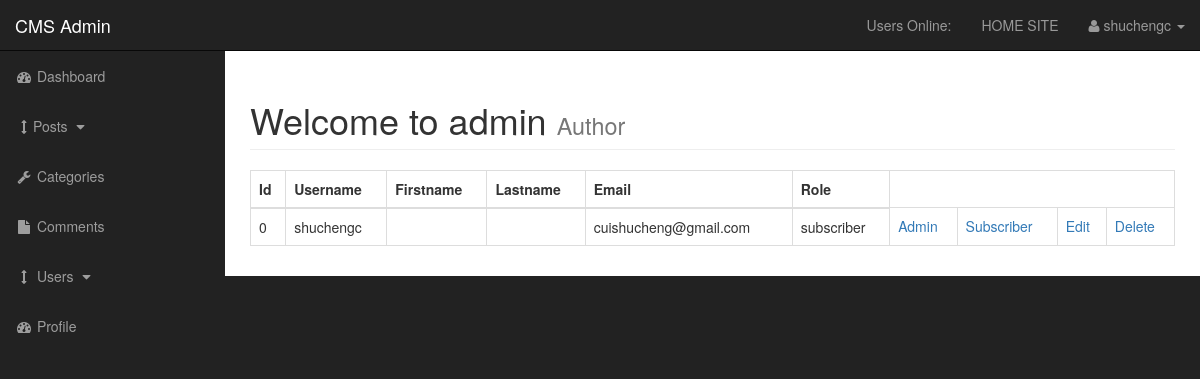
The page /admin/users.php (signed in) on the database its author committed.
### tables this page shows
CREATE TABLE `users` (
  `user_id` int(3) NOT NULL,
  `username` varchar(255) NOT NULL,
  `user_password` varchar(255) NOT NULL,
  `user_firstname` varchar(255) NOT NULL,
  `user_lastname` varchar(255) NOT NULL,
  `user_email` varchar(255) NOT NULL,
  `user_image` text NOT NULL,
  `user_role` varchar(255) NOT NULL,
  `randSalt` varchar(255) NOT NULL DEFAULT '$2y$10$iusesomecrazystrings22'
);

### admin/includes/view_all_users.php (the view, shortened to what this page needs)
<table class="table table-bordered table-hover">
    <thead>
        <tr>
            <th>Id</th>
            <th>Username</th>
            <th>Firstname</th>
            <th>Lastname</th>
            <th>Email</th>
            <th>Role</th>
        </tr>
    </thead>
    <tbody>
    <?php
        $query = "SELECT * FROM users";
        $select_users = mysqli_query($connection,$query);
        while($row = mysqli_fetch_assoc($select_users)) {
            $user_id             = $row['user_id'];
            $username            = $row['username'];
            $user_firstname      = $row['user_firstname'];
            $user_lastname       = $row['user_lastname'];
            $user_email          = $row['user_email'];
            $user_role           = $row['user_role'];
            echo "<tr>";
            echo "<td>$user_id </td>";
            echo "<td>$username</td>";
            echo "<td>$user_firstname</td>";
            echo "<td>$user_lastname</td>";
            echo "<td>$user_email</td>";
            echo "<td>$user_role</td>";
            echo "<td><a href='users.php?change_to_admin={$user_id}'>Admin</a></td>";
            echo "<td><a href='users.php?change_to_sub={$user_id}'>Subscriber</a></td>";
            echo "<td><a href='users.php?source=edit_user&edit_user={$user_id}'>Edit</a></td>";
            echo "<td><a href='users.php?delete={$user_id}'>Delete</a></td>";
            echo "</tr>";
        }
    ?>
    </tbody>
</table>

### admin/css/sb-admin.css (style rules this page uses)
body { margin-top: 100px; background-color: #222; }
@media (min-width:768px) { body { margin-top: 50px; } }

### rows shown on the page
users: user_id "0", username "shuchengc", user_email "cuishucheng@gmail.com", user_role "subscriber"

### other values the page prints
$_SESSION['username'] "shuchengc"
